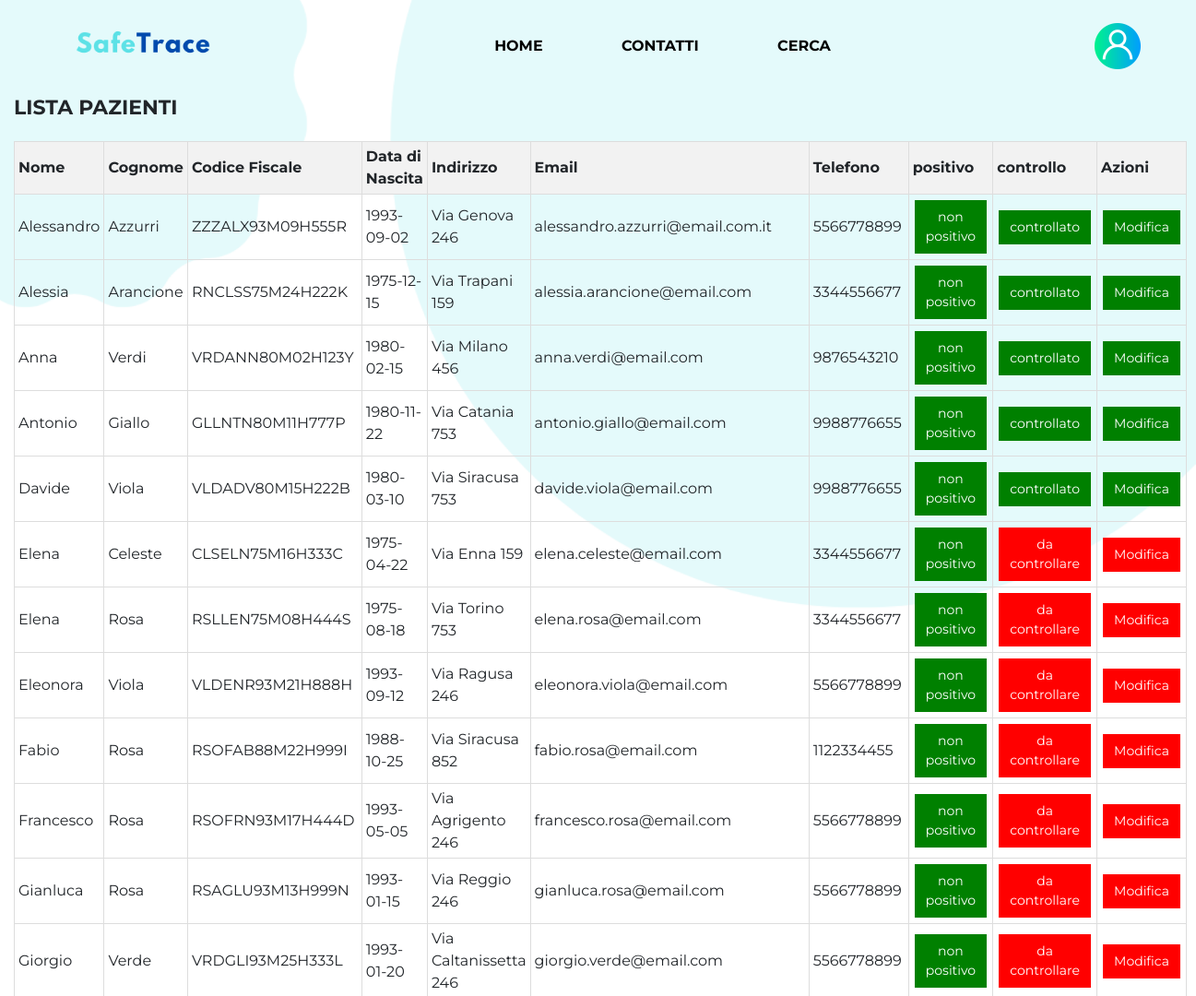
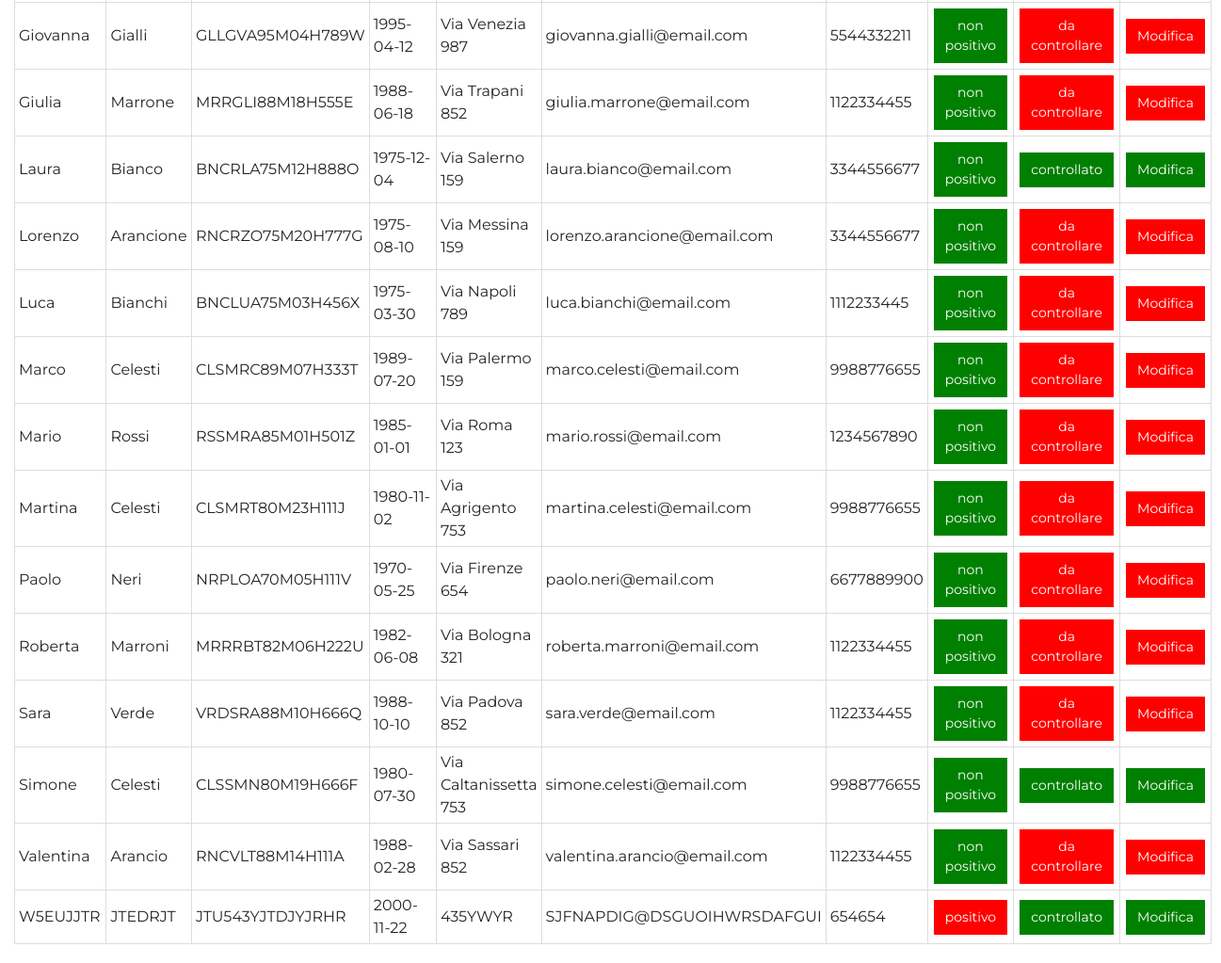
/VisualizzaASl.php, run on the app's committed database (2 pictures, top to bottom).
### tables this page shows
CREATE TABLE `pazienti` (
  `CodiceFiscale` varchar(16) NOT NULL,
  `Nome` varchar(50) NOT NULL,
  `Cognome` varchar(50) NOT NULL,
  `DataNascita` date DEFAULT NULL,
  `password` varchar(20) NOT NULL,
  `Indirizzo` varchar(255) DEFAULT NULL,
  `Email` varchar(50) DEFAULT NULL,
  `Telefono` varchar(15) DEFAULT NULL,
  `positivo` tinyint(1) NOT NULL,
  `controllo` tinyint(1) NOT NULL,
  `Esito_controllo` varchar(200) DEFAULT NULL,
  `data_controllo` date DEFAULT NULL,
  `Modalita_controllo` varchar(200) DEFAULT NULL
);

### VisualizzaASl.php (the view, shortened to what this page needs)
<!DOCTYPE html>
<html lang="en">
<head>
    <link rel="stylesheet" href="https://cdn.jsdelivr.net/npm/bootstrap@4.3.1/dist/css/bootstrap.min.css">
    <link rel="stylesheet" href="css/style.css" class="StyleLog">
</head>
<body>
<header>
    <div class="mainheader">
        <div class="logo">
            <img src="SafeTrace.png">
        </div>
        <nav>
            <a href="@">Home</a>
            <a href="@">Contatti</a>
            <a href="login.php">cerca</a>
        </nav>
        <div class="menubtn">
            <a href="Login.php">
                <div class="UserLog"><img src="user.png" width="50" height="50">
            </a>
        </div>
    </div>
    <main>
    <div class="container">
        <div class="visualizza-heading">lista pazienti</div>
        <?php
include "Connessione.php";
function searchPazienti($conn, $searchTerm, $sortColumn, $sortDirection) {
    $sql = "SELECT * FROM pazienti WHERE
            Nome LIKE '%$searchTerm%' OR
            Cognome LIKE '%$searchTerm%' OR
            CodiceFiscale LIKE '%$searchTerm%'
            ORDER BY $sortColumn $sortDirection";
    $result = $conn->query($sql);
    return $result->fetch_all(MYSQLI_ASSOC);
}
$searchTerm = isset($_GET['search']) ? $_GET['search'] : '';
$sortColumn = isset($_GET['sort']) ? $_GET['sort'] : 'Nome';
$sortDirection = isset($_GET['dir']) ? $_GET['dir'] : 'ASC';
$pazienti = searchPazienti($conn, $searchTerm, $sortColumn, $sortDirection);
?>
    <table>
    <tr>
        <th onclick="sortTable('Nome')">Nome</th>
        <th onclick="sortTable('Cognome')">Cognome</th>
        <th onclick="sortTable('CodiceFiscale')">Codice Fiscale</th>
        <th>Data di Nascita</th>
        <th>Indirizzo</th>
        <th>Email</th>
        <th>Telefono</th>
        <th>positivo</th>
        <th>controllo</th>
        <th>Azioni</th>
    </tr>
    <?php
    foreach ($pazienti as $paziente) {
        $buttonColorControllo = $paziente['controllo'] == 0 ? 'red' : 'green';
        $linkControlloPositivi = 'Modifica.php?CodiceFiscale=' . $paziente['CodiceFiscale'];
        $controlloText = $paziente['controllo'] == 1 ? 'controllato' : 'da controllare';
        $positivoText = $paziente['positivo'] == 1 ? 'positivo' : 'non positivo';
        $buttonColorPositivo = $paziente['positivo'] == 1 ? 'red' : 'green';
        echo "<tr>
        <td>{$paziente['Nome']}</td>
        <td>{$paziente['Cognome']}</td>
        <td>{$paziente['CodiceFiscale']}</td>
        <td>{$paziente['DataNascita']}</td>
        <td>{$paziente['Indirizzo']}</td>
        <td>{$paziente['Email']}</td>
        <td>{$paziente['Telefono']}</td>
        <td>
            <a href='$linkControlloPositivi'>
                <button class='edit-button' style='background-color: $buttonColorPositivo;'>{$positivoText}</button>
            </a>
        </td>
        <td>
            <button class='edit-button' style='background-color: $buttonColorControllo;' onclick='showAlert()'>{$controlloText}</button>
        </td>
        <td>
            <a href='Modifica.php?CodiceFiscale={$paziente["CodiceFiscale"]}'>
                <button class='edit-button' style='background-color: $buttonColorControllo;'>Modifica</button>
            </a>
        </td>
      </tr>";
    }
?>
            </table>
        </div>
    </main>
</header>
</body>
</html>

### css/style.css (style rules this page uses)
* { margin: 0; padding: 0; box-sizing: border-box; font-family: 'Montserrat', sans-serif; }
header { width: 100%; background-image:url('../Sfondo_Index.png') ; background-size: 100%; background-repeat: no-repeat; }
.mainheader { width: 100%; height: 100px; display:flex; justify-content: space-between; align-items: center; }
.mainheader .logo img { width: 250px; height: 10 0px; padding-left: 60px; }
.mainheader nav { width: 450px; display: flex; justify-content: space-around; align-items: center; }
.mainheader nav a { font-weight: bold; text-decoration: none; color: black; text-transform: uppercase; }
.menubtn { margin-right: 60px; }
main { width: 100%; display:flex; justify-content: space-between; align-items: center; }

### VisualizzaASl.php (style rules this page uses)
.visualizza-heading { text-transform: uppercase; font-size: 22px; font-weight: bold; }
.container { max-width: 1400px; }
body { font-family: Arial, sans-serif; }
table { width: 100%; border-collapse: collapse; margin: 20px auto; }
th, td { border: 1px solid #ddd; padding: 4px; text-align: left; }
th { background-color: #f2f2f2; cursor: pointer; }
.edit-button { background-color: transparent; color: white; border: none; padding: 8px 12px; text-align: center; text-decoration: none; display: inline-block; font-size: 14px; margin: 2px 2px; cursor: pointer; }
.edit-button[style*="red"] { background-color: #FF0000; }
.edit-button[style*="green"] { background-color: #00FF00; }

### data on the page
pazienti: Nome "Alessandro", Cognome "Azzurri", CodiceFiscale "ZZZALX93M09H555R", DataNascita "1993-09-02", Indirizzo "Via Genova 246", Email "alessandro.azzurri@email.com.it", Telefono "5566778899", positivo "non positivo", controllo "controllato"
pazienti: Nome "Alessia", Cognome "Arancione", CodiceFiscale "RNCLSS75M24H222K", DataNascita "1975-12-15", Indirizzo "Via Trapani 159", Email "alessia.arancione@email.com", Telefono "3344556677", positivo "non positivo", controllo "controllato"
pazienti: Nome "Anna", Cognome "Verdi", CodiceFiscale "VRDANN80M02H123Y", DataNascita "1980-02-15", Indirizzo "Via Milano 456", Email "anna.verdi@email.com", Telefono "9876543210", positivo "non positivo", controllo "controllato"
pazienti: Nome "Antonio", Cognome "Giallo", CodiceFiscale "GLLNTN80M11H777P", DataNascita "1980-11-22", Indirizzo "Via Catania 753", Email "antonio.giallo@email.com", Telefono "9988776655", positivo "non positivo", controllo "controllato"
pazienti: Nome "Davide", Cognome "Viola", CodiceFiscale "VLDADV80M15H222B", DataNascita "1980-03-10", Indirizzo "Via Siracusa 753", Email "davide.viola@email.com", Telefono "9988776655", positivo "non positivo", controllo "controllato"
pazienti: Nome "Elena", Cognome "Celeste", CodiceFiscale "CLSELN75M16H333C", DataNascita "1975-04-22", Indirizzo "Via Enna 159", Email "elena.celeste@email.com", Telefono "3344556677", positivo "non positivo", controllo "da controllare"
pazienti: Nome "Elena", Cognome "Rosa", CodiceFiscale "RSLLEN75M08H444S", DataNascita "1975-08-18", Indirizzo "Via Torino 753", Email "elena.rosa@email.com", Telefono "3344556677", positivo "non positivo", controllo "da controllare"
pazienti: Nome "Eleonora", Cognome "Viola", CodiceFiscale "VLDENR93M21H888H", DataNascita "1993-09-12", Indirizzo "Via Ragusa 246", Email "eleonora.viola@email.com", Telefono "5566778899", positivo "non positivo", controllo "da controllare"
pazienti: Nome "Fabio", Cognome "Rosa", CodiceFiscale "RSOFAB88M22H999I", DataNascita "1988-10-25", Indirizzo "Via Siracusa 852", Email "fabio.rosa@email.com", Telefono "1122334455", positivo "non positivo", controllo "da controllare"
pazienti: Nome "Francesco", Cognome "Rosa", CodiceFiscale "RSOFRN93M17H444D", DataNascita "1993-05-05", Indirizzo "Via Agrigento 246", Email "francesco.rosa@email.com", Telefono "5566778899", positivo "non positivo", controllo "da controllare"
pazienti: Nome "Gianluca", Cognome "Rosa", CodiceFiscale "RSAGLU93M13H999N", DataNascita "1993-01-15", Indirizzo "Via Reggio 246", Email "gianluca.rosa@email.com", Telefono "5566778899", positivo "non positivo", controllo "da controllare"
pazienti: Nome "Giorgio", Cognome "Verde", CodiceFiscale "VRDGLI93M25H333L", DataNascita "1993-01-20", Indirizzo "Via Caltanissetta 246", Email "giorgio.verde@email.com", Telefono "5566778899", positivo "non positivo", controllo "da controllare"
pazienti: Nome "Giovanna", Cognome "Gialli", CodiceFiscale "GLLGVA95M04H789W", DataNascita "1995-04-12", Indirizzo "Via Venezia 987", Email "giovanna.gialli@email.com", Telefono "5544332211", positivo "non positivo", controllo "da controllare"
pazienti: Nome "Giulia", Cognome "Marrone", CodiceFiscale "MRRGLI88M18H555E", DataNascita "1988-06-18", Indirizzo "Via Trapani 852", Email "giulia.marrone@email.com", Telefono "1122334455", positivo "non positivo", controllo "da controllare"
pazienti: Nome "Laura", Cognome "Bianco", CodiceFiscale "BNCRLA75M12H888O", DataNascita "1975-12-04", Indirizzo "Via Salerno 159", Email "laura.bianco@email.com", Telefono "3344556677", positivo "non positivo", controllo "controllato"
pazienti: Nome "Lorenzo", Cognome "Arancione", CodiceFiscale "RNCRZO75M20H777G", DataNascita "1975-08-10", Indirizzo "Via Messina 159", Email "lorenzo.arancione@email.com", Telefono "3344556677", positivo "non positivo", controllo "da controllare"
pazienti: Nome "Luca", Cognome "Bianchi", CodiceFiscale "BNCLUA75M03H456X", DataNascita "1975-03-30", Indirizzo "Via Napoli 789", Email "luca.bianchi@email.com", Telefono "1112233445", positivo "non positivo", controllo "da controllare"
pazienti: Nome "Marco", Cognome "Celesti", CodiceFiscale "CLSMRC89M07H333T", DataNascita "1989-07-20", Indirizzo "Via Palermo 159", Email "marco.celesti@email.com", Telefono "9988776655", positivo "non positivo", controllo "da controllare"
pazienti: Nome "Mario", Cognome "Rossi", CodiceFiscale "RSSMRA85M01H501Z", DataNascita "1985-01-01", Indirizzo "Via Roma 123", Email "mario.rossi@email.com", Telefono "1234567890", positivo "non positivo", controllo "da controllare"
pazienti: Nome "Martina", Cognome "Celesti", CodiceFiscale "CLSMRT80M23H111J", DataNascita "1980-11-02", Indirizzo "Via Agrigento 753", Email "martina.celesti@email.com", Telefono "9988776655", positivo "non positivo", controllo "da controllare"
pazienti: Nome "Paolo", Cognome "Neri", CodiceFiscale "NRPLOA70M05H111V", DataNascita "1970-05-25", Indirizzo "Via Firenze 654", Email "paolo.neri@email.com", Telefono "6677889900", positivo "non positivo", controllo "da controllare"
pazienti: Nome "Roberta", Cognome "Marroni", CodiceFiscale "MRRRBT82M06H222U", DataNascita "1982-06-08", Indirizzo "Via Bologna 321", Email "roberta.marroni@email.com", Telefono "1122334455", positivo "non positivo", controllo "da controllare"
pazienti: Nome "Sara", Cognome "Verde", CodiceFiscale "VRDSRA88M10H666Q", DataNascita "1988-10-10", Indirizzo "Via Padova 852", Email "sara.verde@email.com", Telefono "1122334455", positivo "non positivo", controllo "da controllare"
pazienti: Nome "Simone", Cognome "Celesti", CodiceFiscale "CLSSMN80M19H666F", DataNascita "1980-07-30", Indirizzo "Via Caltanissetta 753", Email "simone.celesti@email.com", Telefono "9988776655", positivo "non positivo", controllo "controllato"
pazienti: Nome "Valentina", Cognome "Arancio", CodiceFiscale "RNCVLT88M14H111A", DataNascita "1988-02-28", Indirizzo "Via Sassari 852", Email "valentina.arancio@email.com", Telefono "1122334455", positivo "non positivo", controllo "da controllare"
pazienti: Nome "W5EUJJTR", Cognome "JTEDRJT", CodiceFiscale "JTU543YJTDJYJRHR", DataNascita "2000-11-22", Indirizzo "435YWYR", Email "SJFNAPDIG@DSGUOIHWRSDAFGUI", Telefono "654654", positivo "positivo", controllo "controllato"
